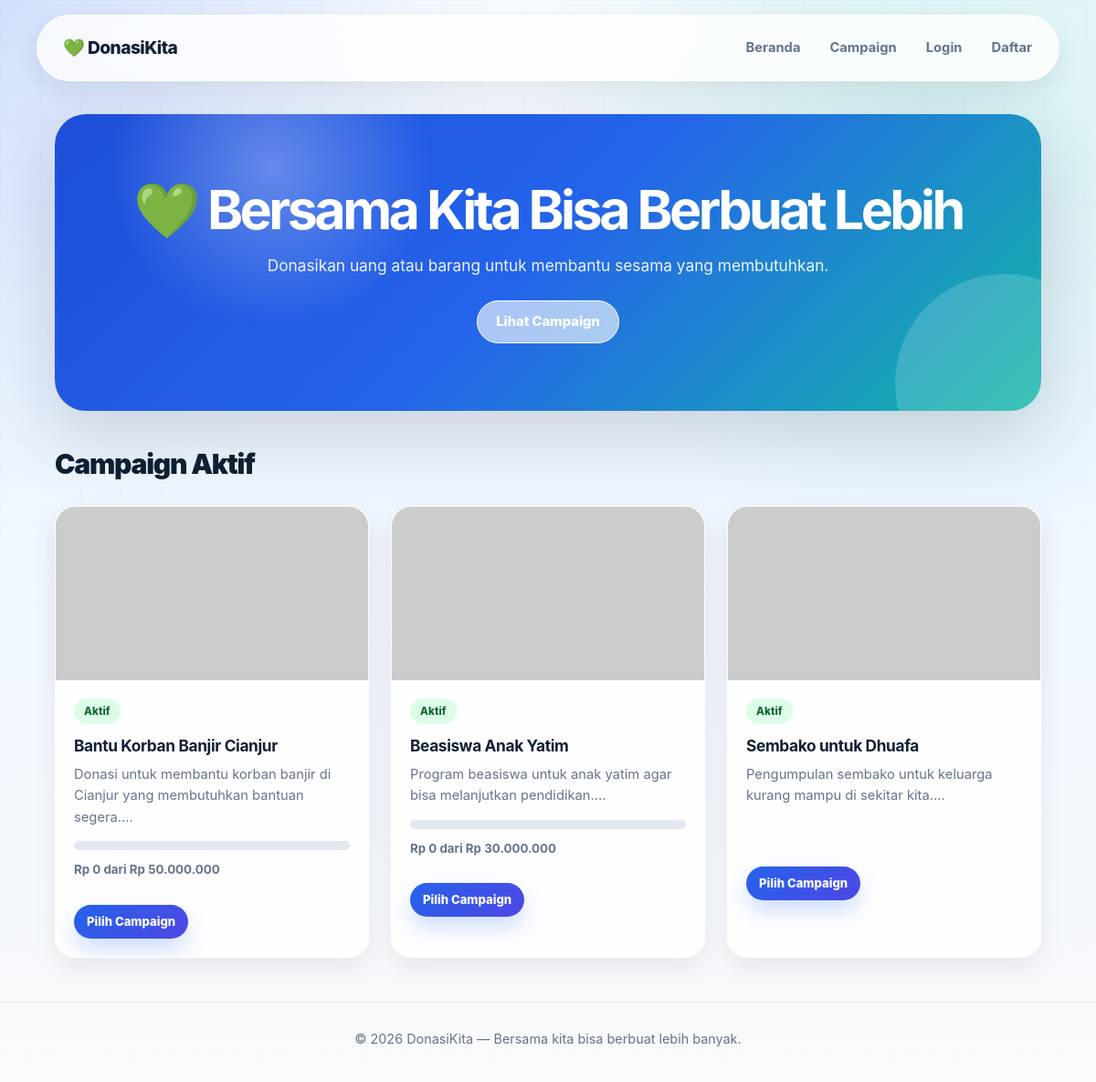
Before: / with the older database file.
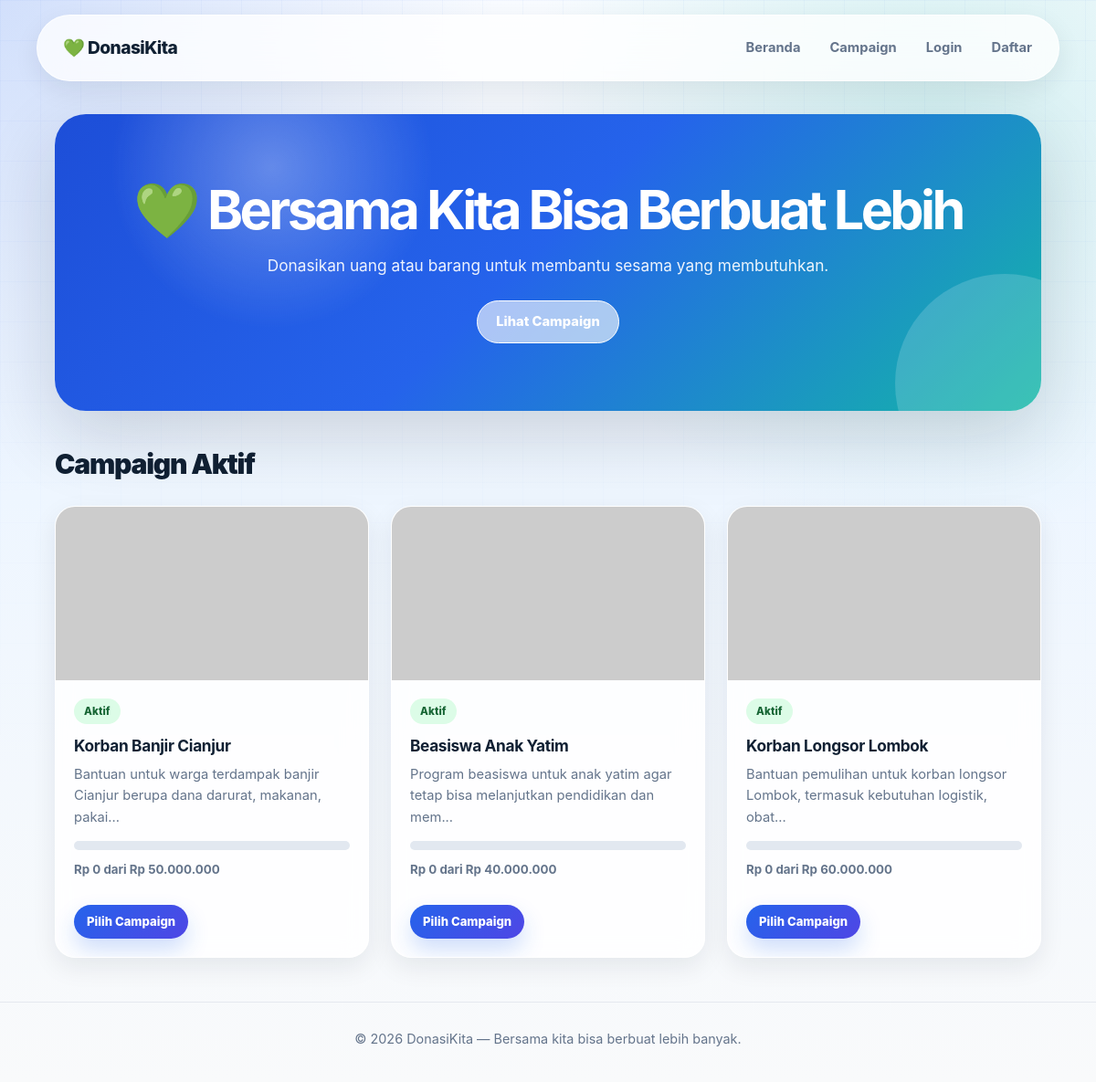
After: the same page with the newer database file.
### tables this page shows
CREATE TABLE campaigns (
    id INT AUTO_INCREMENT PRIMARY KEY,
    title VARCHAR(200) NOT NULL,
    description TEXT,
    image VARCHAR(255),
    target_amount DECIMAL(15,2) DEFAULT 0,
    collected_amount DECIMAL(15,2) DEFAULT 0,
    type ENUM('uang','barang','keduanya') DEFAULT 'keduanya',
    status ENUM('aktif','selesai','ditutup') DEFAULT 'aktif',
    created_at TIMESTAMP DEFAULT CURRENT_TIMESTAMP
);

### config/db.php (called while the page is built, shortened)
<?php
function isLoggedIn() {
    return isset($_SESSION['user_id']);
}

### index.php (the view, shortened to what this page needs)
<?php
require_once 'config/db.php';
$campaigns = $conn->query("SELECT * FROM campaigns WHERE status='aktif' LIMIT 6");
?>
<!DOCTYPE html>
<html lang="id">
<head>
    <link rel="stylesheet" href="/donasi/assets/style.css">
</head>
<body>
<?php include 'includes/navbar.php'; ?>
<div class="container">
    <div class="hero">
        <h1>💚 Bersama Kita Bisa Berbuat Lebih</h1>
        <p>Donasikan uang atau barang untuk membantu sesama yang membutuhkan.</p>
        <a href="/donasi/campaigns/list.php" class="btn btn-outline" style="border-color:#fff;color:#fff;">Lihat Campaign</a>
    </div>
    <h2 class="section-title">Campaign Aktif</h2>
    <div class="grid-3">
        <?php while ($c = $campaigns->fetch_assoc()):
            $pct = $c['target_amount'] > 0 ? min(100, round($c['collected_amount'] / $c['target_amount'] * 100)) : 0;
        ?>
        <div class="card">
            <img src="/donasi/assets/images/<?= htmlspecialchars($c['image'] ?? 'default.jpg') ?>"
                 onerror="this.src='https://placehold.co/400x180/1a73e8/white?text=Campaign'"
                 alt="<?= htmlspecialchars($c['title']) ?>">
            <div class="card-body">
                <span class="badge badge-<?= $c['status'] ?>"><?= ucfirst($c['status']) ?></span>
                <h3><?= htmlspecialchars($c['title']) ?></h3>
                <p><?= htmlspecialchars(substr($c['description'], 0, 80)) ?>...</p>
                <?php if ($c['target_amount'] > 0): ?>
                <div class="progress-wrap"><div class="progress-bar" style="width:<?= $pct ?>%"></div></div>
                <small>Rp <?= number_format($c['collected_amount'], 0, ',', '.') ?> dari Rp <?= number_format($c['target_amount'], 0, ',', '.') ?></small>
                <?php endif; ?>
                <br><br>
                <a href="/donasi/campaigns/detail.php?id=<?= $c['id'] ?>" class="btn btn-primary btn-sm">Pilih Campaign</a>
            </div>
        </div>
        <?php endwhile; ?>
    </div>
</div>
<?php include 'includes/footer.php'; ?>
</body>
</html>

### includes/navbar.php (shortened to what this page needs)
<nav>
    <a href="/donasi/index.php" class="brand">💚 DonasiKita</a>
    <div class="nav-links">
        <a href="/donasi/index.php">Beranda</a>
        <a href="/donasi/campaigns/list.php">Campaign</a>
        <?php if (isLoggedIn()): ?>
            <a href="/donasi/history/index.php">Riwayat</a>
            <?php if ($_SESSION['role'] === 'admin'): ?>
                <a href="/donasi/admin/index.php">Admin</a>
            <?php endif; ?>
            <a href="/donasi/auth/logout.php">Logout (<?= htmlspecialchars($_SESSION['name']) ?>)</a>
        <?php else: ?>
            <a href="/donasi/auth/login.php">Login</a>
            <a href="/donasi/auth/register.php">Daftar</a>
        <?php endif; ?>
    </div>
</nav>

### includes/footer.php
<footer>
    <p>&copy; <?= date('Y') ?> DonasiKita &mdash; Bersama kita bisa berbuat lebih banyak.</p>
</footer>

Changed rows visible on the page:
changed campaigns: title "Bantu Korban Banjir Cianjur" → "Korban Banjir Cianjur"; description "Donasi untuk membantu korban banjir di Cianjur yang membutuhkan bantuan segera." → "Bantuan untuk warga terdampak banjir Cianjur berupa dana darurat, makanan, pakai"
changed campaigns "Beasiswa Anak Yatim": description "Program beasiswa untuk anak yatim agar bisa melanjutkan pendidikan." → "Program beasiswa untuk anak yatim agar tetap bisa melanjutkan pendidikan dan mem"; target_amount "30.000.000" → "40.000.000"
changed campaigns: title "Sembako untuk Dhuafa" → "Korban Longsor Lombok"; description "Pengumpulan sembako untuk keluarga kurang mampu di sekitar kita." → "Bantuan pemulihan untuk korban longsor Lombok, termasuk kebutuhan logistik, obat"; collected_amount (not shown) → "0"; target_amount (not shown) → "60.000.000"
